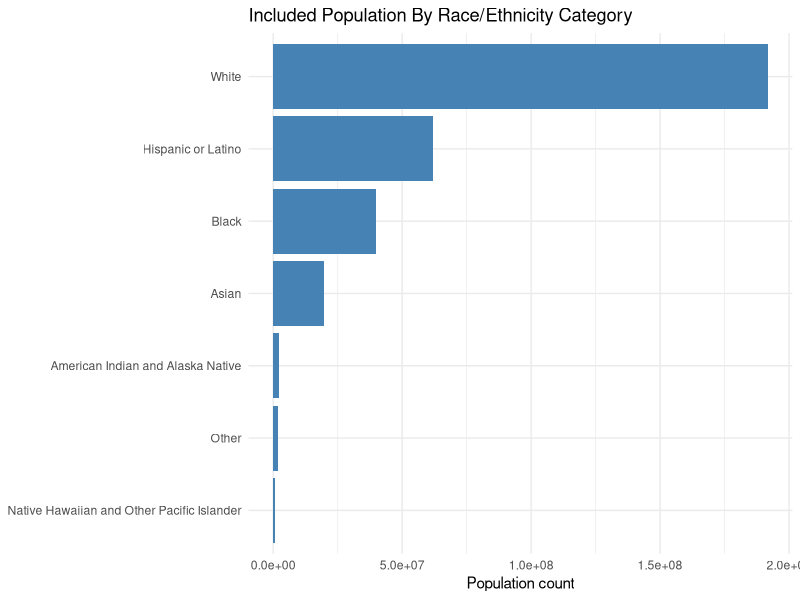

Generate this figure with R:
## ---- chunk 1
#| include: false
knitr::opts_knit$set(root.dir = normalizePath("../../../.."))
library(dplyr)
library(ggplot2)
library(readr)
## ---- chunk 2
census <- read_csv("data/real/census_state_race_ethnicity_long.csv", show_col_types = FALSE)

category_population <- census |>
  group_by(race_ethnicity) |>
  summarize(total_population = sum(race_ethnicity_population), .groups = "drop") |>
  mutate(race_ethnicity = reorder(race_ethnicity, total_population))

ggplot(category_population, aes(x = race_ethnicity, y = total_population)) +
  geom_col(fill = "steelblue") +
  coord_flip() +
  labs(
    title = "Included Population By Race/Ethnicity Category",
    x = NULL,
    y = "Population count"
  ) +
  theme_minimal()
